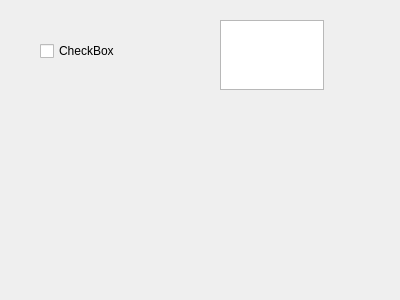
<?xml version="1.0" encoding="UTF-8"?>
<ui version="4.0">
 <class>Task</class>
 <widget class="QWidget" name="Task">
  <property name="geometry">
   <rect>
    <x>0</x>
    <y>0</y>
    <width>400</width>
    <height>300</height>
   </rect>
  </property>
  <property name="windowTitle">
   <string>Form</string>
  </property>
  <widget class="QCheckBox" name="checkbox">
   <property name="geometry">
    <rect>
     <x>40</x>
     <y>40</y>
     <width>78</width>
     <height>22</height>
    </rect>
   </property>
   <property name="text">
    <string>CheckBox</string>
   </property>
  </widget>
  <widget class="QTextEdit" name="Mitext">
   <property name="geometry">
    <rect>
     <x>220</x>
     <y>20</y>
     <width>104</width>
     <height>70</height>
    </rect>
   </property>
  </widget>
 </widget>
 <resources/>
 <connections/>
</ui>
